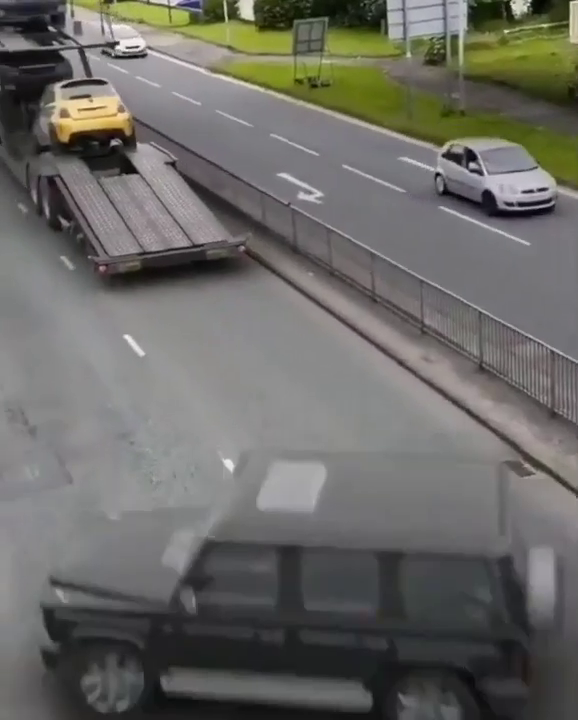
#> input picture frame 22 of From KlickPin CF Video Random 17 [Video] _ Car jokes Car humor Police car chase.mp4, 578 x 720 px
$ jupyter execute code.ipynb
#> lines starting #> are read from the running program, lines starting #| are printed output that depends on the picture; after the words box and inside, x2 and y2 are one past the last pixel; in counts of white or black regions, pixels touching at a corner belong together
[cell 1]
import cv2
import time

[cell 2]
# Load the car cascade classifier
car_classifier_path = r'C:\Users\surav\OneDrive\Desktop\car detection pro-4\haarcascade_car.xml'
car_classifier = cv2.CascadeClassifier(car_classifier_path)

[cell 3]
if car_classifier.empty():
    print(f"Error: Could not load the car classifier at {car_classifier_path}. Make sure the path is correct.")
    exit()

[cell 4]
video_path = r'C:\Users\surav\OneDrive\Desktop\car detection pro-4\From KlickPin CF Video Random 17 [Video] _ Car jokes Car humor Police car chase.mp4'

[cell 5]
# Load the video
cap = cv2.VideoCapture(video_path)

# Check if the video file is loaded correctly
if not cap.isOpened():
    print(f"Error: Could not open the video at {video_path}. Make sure the file path is correct.")
    exit()

print("Video opened successfully. Starting car detection...")

[cell 6]
while cap.isOpened():
    ret, frame = cap.read()
#> frame is the input picture: shape (720, 578, 3); mean B, G, R 101.4, 106, 106.9

    if not ret:
        print("Error: Failed to capture frame or video has ended.")
        break

    # Convert the frame to grayscale for better detection
    gray = cv2.cvtColor(frame, cv2.COLOR_BGR2GRAY)
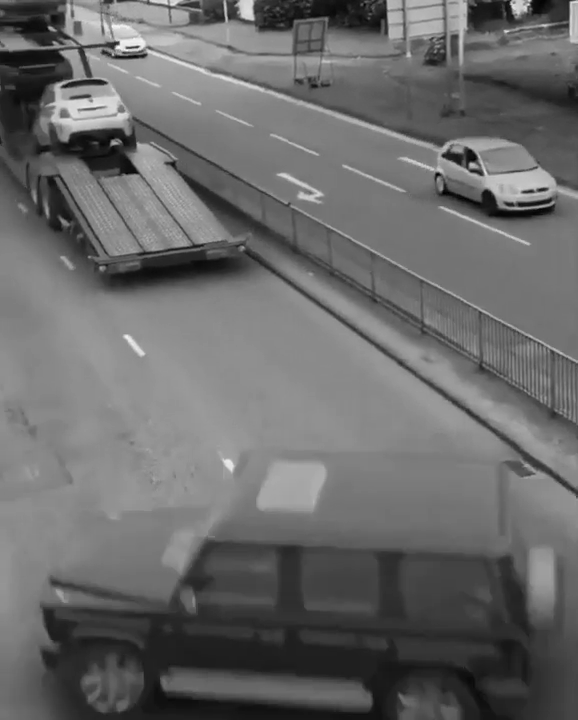
#> gray: shape (720, 578); min 0, max 255, mean 105.7

    # Detect cars in the grayscale image
    cars = car_classifier.detectMultiScale(gray, scaleFactor=1.1, minNeighbors=3, minSize=(30, 30), flags=cv2.CASCADE_SCALE_IMAGE)
#> cars = [[107, 25, 49, 49], [412, 34, 44, 44], [429, 120, 60, 60], [36, 126, 225, 225]]

    # Draw rectangles around the detected cars
    for (x, y, w, h) in cars:
        cv2.rectangle(frame, (x, y), (x + w, y + h), (0, 255, 255), 2)
#> this loop made 4 passes
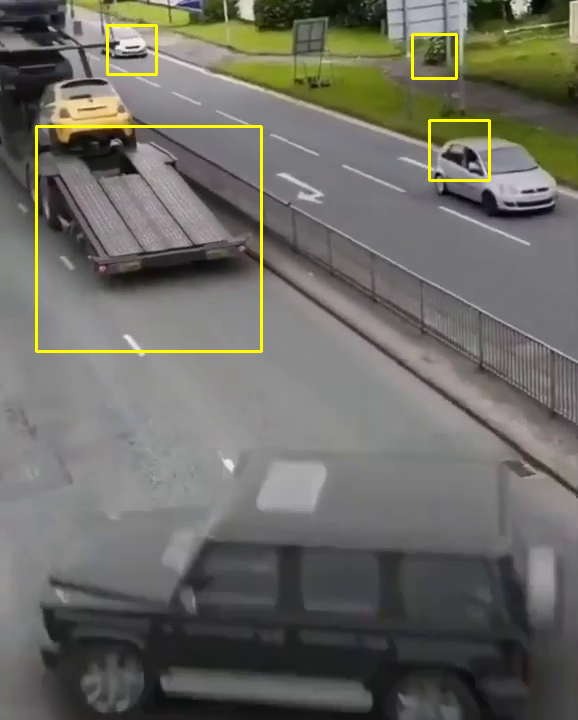
#> frame: shape (720, 578, 3); 1.09% of pixels changed, all inside (x1, y1, x2, y2) = (35, 24, 491, 353)

    # Display the frame with the detected cars
    cv2.imshow('Cars Detection', frame)

    # Exit the loop when the Enter key is pressed
    if cv2.waitKey(1) == 13:  # 13 is the Enter key
#> (key Esc is pressed here)
        print("Exiting...")
        break

$ run again, starting later in the video
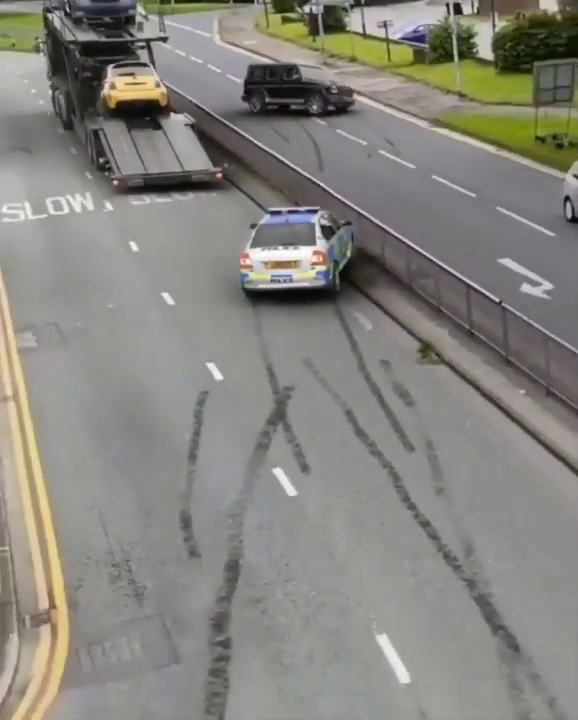
#> input picture frame 102 of From KlickPin CF Video Random 17 [Video] _ Car jokes Car humor Police car chase.mp4, 578 x 720 px
#> frame is the input picture: shape (720, 578, 3); mean B, G, R 126.9, 132.8, 134.5
#> `gray = cv2.cvtColor(frame, cv2.COLOR_BGR2GRAY)`:
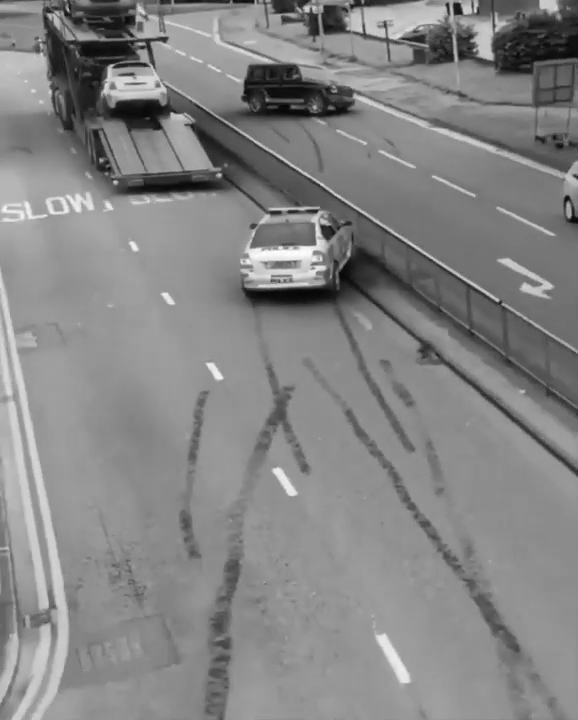
#> gray: shape (720, 578); min 3, max 255, mean 132.7
#> cars = [[269, 84, 47, 47], [212, 195, 157, 157], [86, 85, 156, 156]]
#> the loop `for (x, y, w, h) in cars:` made 3 passes
#> after the loop `for (x, y, w, h) in cars:`:
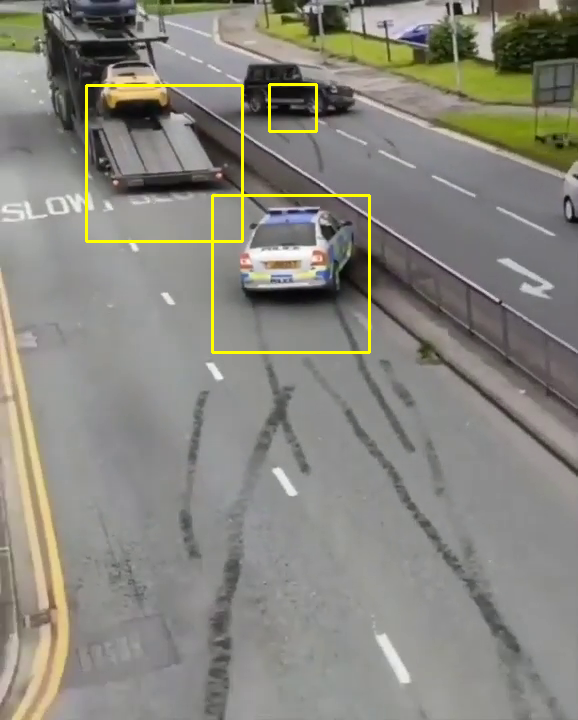
#> frame: shape (720, 578, 3); 1.03% of pixels changed, all inside (x1, y1, x2, y2) = (85, 83, 371, 354)

$ run again, starting later in the video
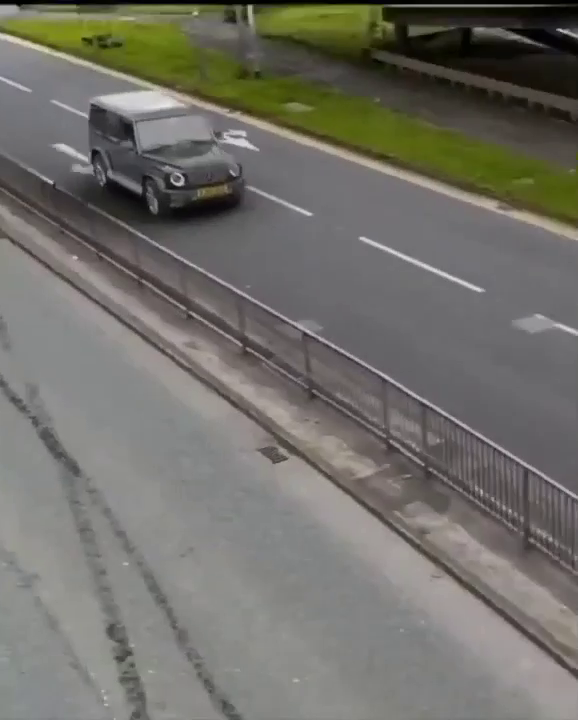
#> input picture frame 182 of From KlickPin CF Video Random 17 [Video] _ Car jokes Car humor Police car chase.mp4, 578 x 720 px
#> frame is the input picture: shape (720, 578, 3); mean B, G, R 104.9, 111.8, 113.5
#> `gray = cv2.cvtColor(frame, cv2.COLOR_BGR2GRAY)`:
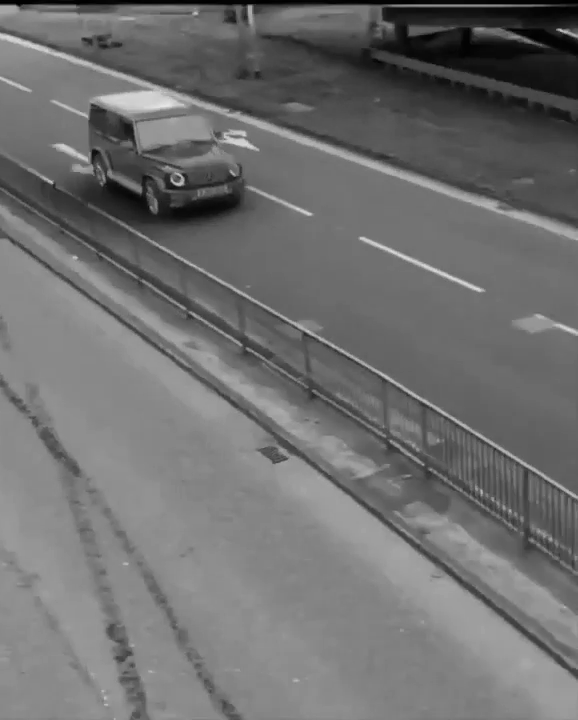
#> gray: shape (720, 578); min 0, max 231, mean 111.5
#> cars = ()
